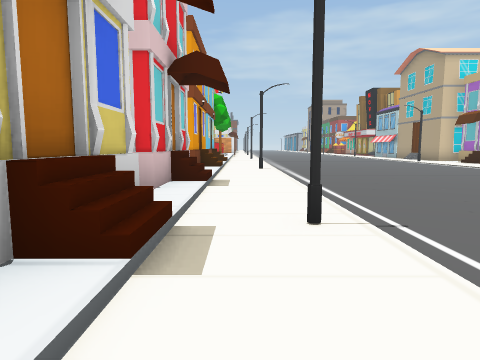
view 1 (above)

16 first-person views from a walk through a scene from a Unity 3-D project. The camera is 1.3 m above the floor, tilts 6° down and sees 75° across. The floor is counted in squares, 2 m on a side. Each view is taken from the middle of a square. On the plan, view 1 faces up. The plan holds only what a view shows up to about 10 squares ahead; the rest is blank. The place goes on beyond the plan.

view 2
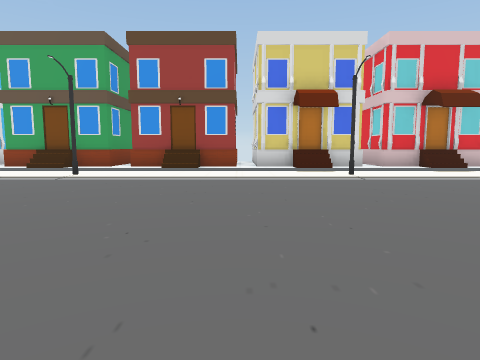

view 3
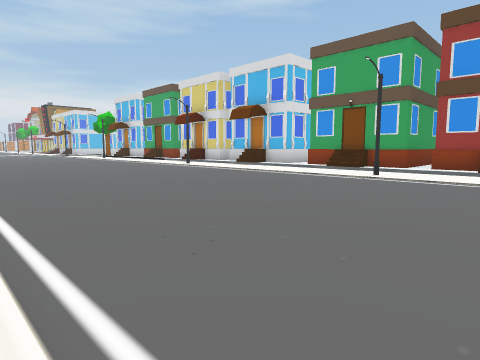

view 4
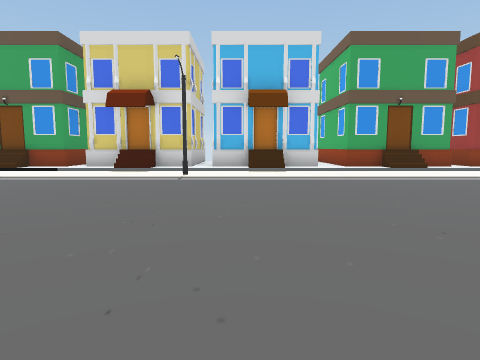

view 5
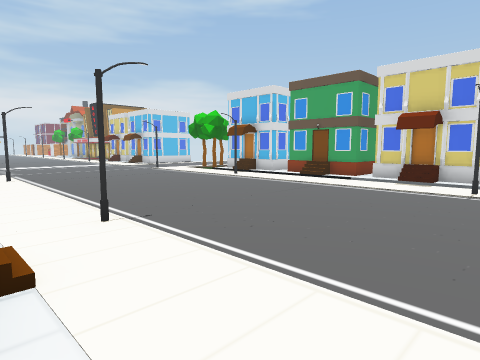

view 6
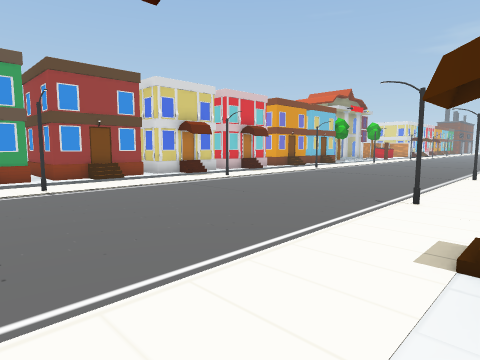

view 7
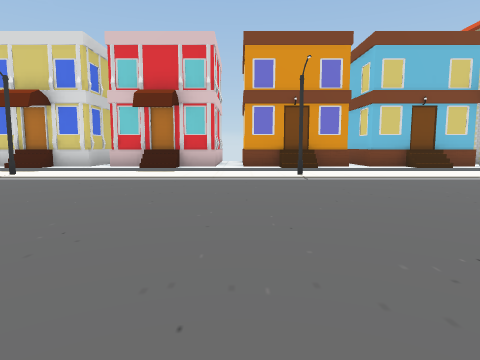

view 8
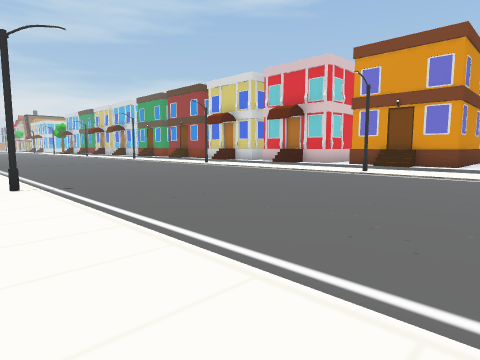

view 9
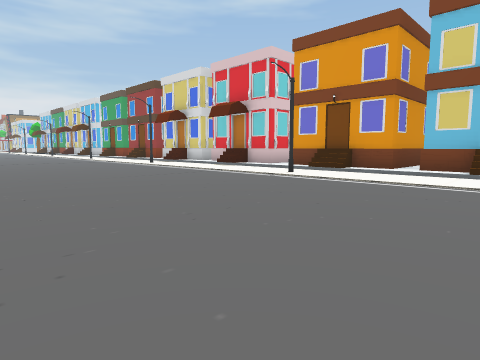

view 10
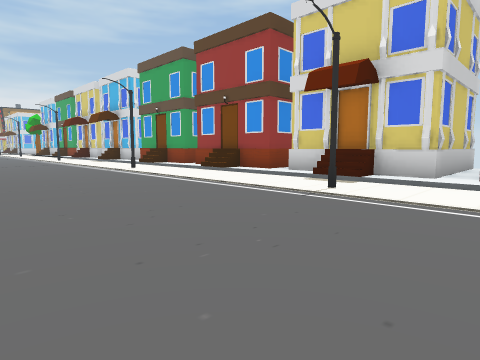

view 11
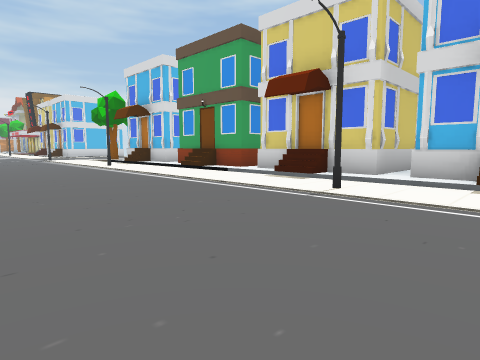

view 12
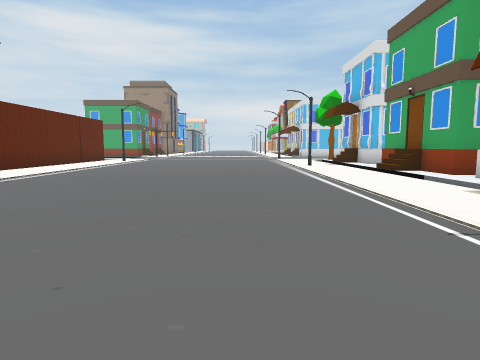

view 13
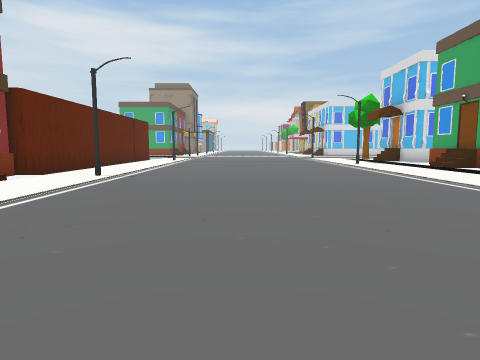

view 14
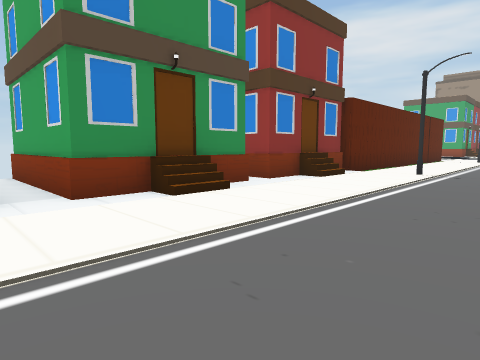

view 15
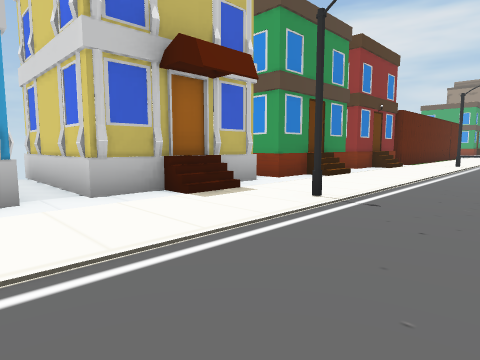

view 16
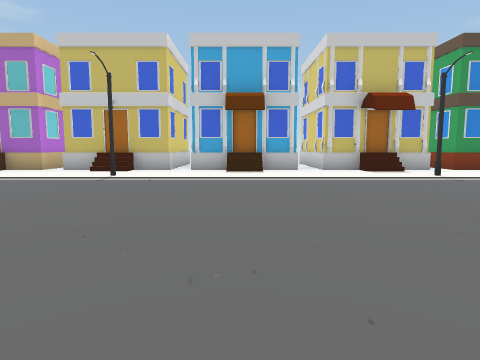

### Floor plan
Key: @ floor where view 1 was taken; # wall or solid block; x gap in a wall; . main floor; : floor 0.25 m higher than the main floor; + floor 1 m higher than the main floor; / step, stairs or slope.
Columns run from 5 left of view 1 to 14 right of it. Each row starts with its distance up from view 1.
 14    #/.. .....
 13    #/..........
 12    #:..........
 11    #:..........
 10    #/..........
  9    #/.#........
  8    #:.........
  7    #/........#
  6    #/.........
  5    #/.......... #
  4 x::::..........##
  3  ###/.#........#
  2    #/..........#
  1    #/........#.#
  0    #:@.........##
 -1    #/..........##
 -2    #/..........+#
 -3    #:...........#
 -4    #:.#............x
 -5    #/...........###
 -6    #/........#.+#
 -7    #:...........#
 -8    #/..............x
 -9    #/...........###
-10    #/..........+#
-11   :::.#........##
-12  ###/..........##
-13    #/..........#
-14    #/..........#
-15    #:........#.#
-16    #/..........#
-17    #/..........#
-18    #:..........#
-19    #:..........#

Where each view was taken, in squares from view 1:
view 1: 0 up, 0 right, facing up
view 2: 0 up, 8 right, facing left
view 3: 1 down, 8 right, facing down-left
view 4: 10 down, 8 right, facing left
view 5: 10 down, 10 right, facing down-left
view 6: 6 down, 10 right, facing up-left
view 7: 8 up, 8 right, facing left
view 8: 13 up, 9 right, facing down-left
view 9: 14 up, 7 right, facing down-left
view 10: 5 up, 5 right, facing down-left
view 11: 9 down, 5 right, facing down-left
view 12: 9 down, 3 right, facing down
view 13: 8 down, 5 right, facing down
view 14: 7 down, 6 right, facing down-right
view 15: 3 down, 6 right, facing down-right
view 16: 2 down, 1 right, facing right
